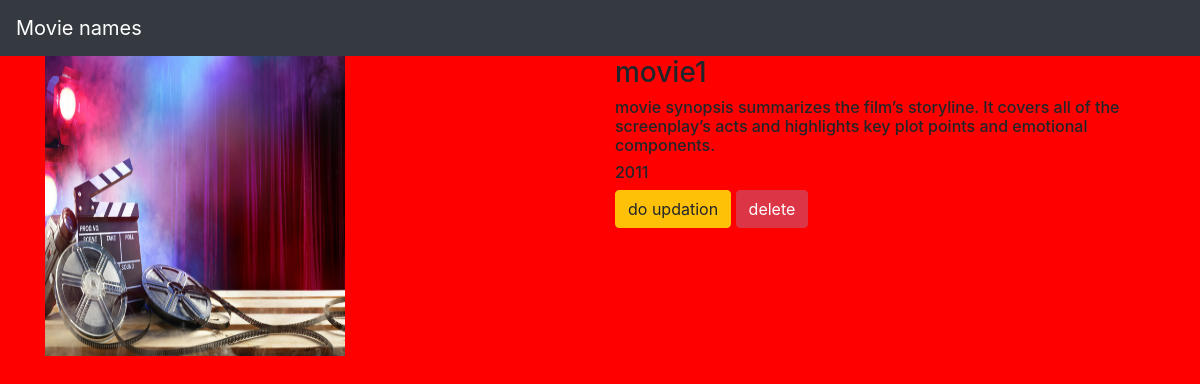
/movie/3/, run on the app's committed database.
### movieapp/models.py (models this page shows, shortened)
class Movie(models.Model):
    name=models.CharField(max_length=250)
    desc=models.TextField()
    year=models.IntegerField()
    img=models.ImageField(upload_to='gallery')

### movieapp/views.py (the view)
# urls.py: path('movie/<int:movie_id>/',views.detail,name='detail'),
def detail(request,movie_id):
    movie=Movie.objects.get(id=movie_id)
    return render(request,"detail.html",{'movie':movie})

### template/detail.html
{% extends 'base.html' %}
{% block body %}
<div class="container">
    <div class="row">
        <div class="col-md-6">
           <img src="{{movie.img.url}}" width="300" height="300">
        </div>
<div class="col-md-6">
  <h3>{{movie.name}}</h3>
  <h6>{{movie.desc}}</h6>
  <h6>{{movie.year}}</h6>
    <a  class="btn btn-warning" href="{% url 'movieapp:update' movie.id %}"> do updation</a>
    <a  class="btn btn-danger" href="{% url 'movieapp:delete' movie.id %}"> delete</a>
</div>
    </div>
</div>
{% endblock %}

### static/style.css (style rules this page uses)
body { background-color:red; ] }

### data on the page
Movie: img (picture), name "movie1", desc "movie synopsis summarizes the film’s storyline. It covers all of the screenplay’s acts and highlights key plot points and emotional components.", year "2011"
